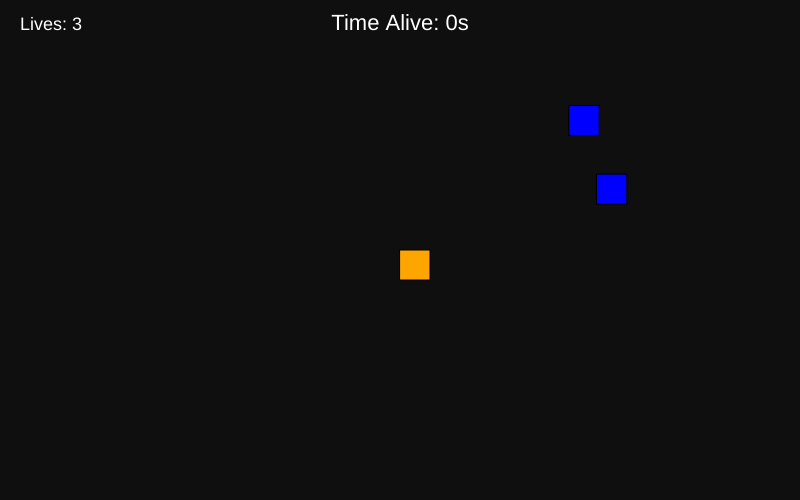
Frame 1 (no input)
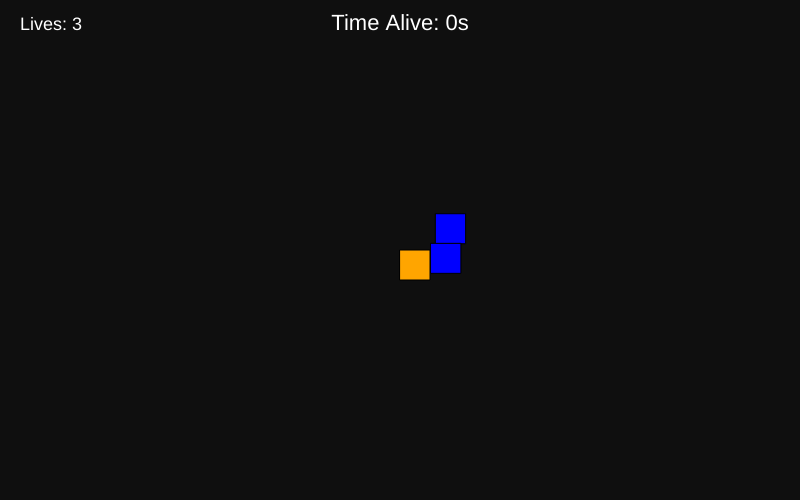
Frame 60 (no input)
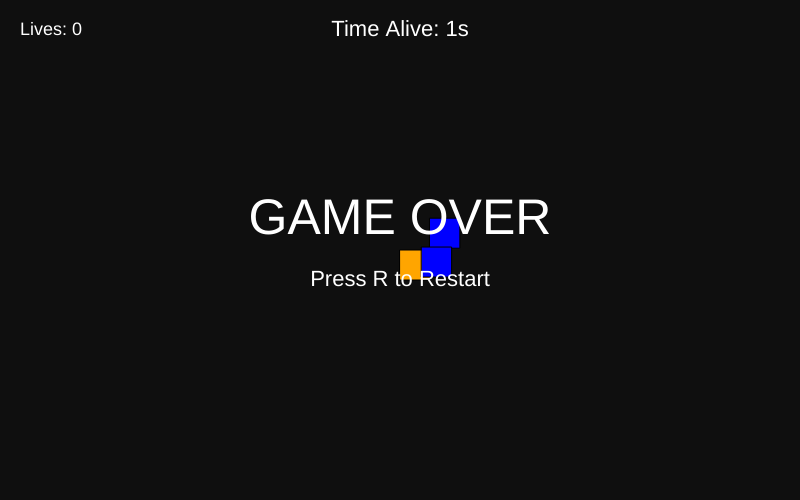
Frame 120 (the mouse pressed at the canvas centre since frame 60)

The p5.js sketch that drew these frames (run headless with seeded random() and noise() and a simulated clock; from frame 60 on, the mouse is pressed at the canvas centre):

// p5.js sketch
// ── sketch.js
let player;

let enemies = [];

let bullets = [];


let playerSize = 30;

let enemySize = 30;

let bulletSize = 8;


let speed = 9;

let lives = 3;


let gameOver = false;

let startTime = 0;

let survivedTime = 0;


let bossActive = false;

let shootCooldown = 0;


// Boss cycle timers

let bossStartTime = 0;

let bossCooldownStart = 0;


function setup() {

  createCanvas(800, 500);

  resetGame();

}


function draw() {

  background(15);


  if (!gameOver) {

    updatePlayer();

    updateEnemies();

    updateBullets();

    checkCollisions();


    survivedTime = floor((millis() - startTime) / 1000);

    activateBossMode();


    if (shootCooldown > 0) shootCooldown--;

  }


  drawPlayer();

  drawEnemies();

  drawBullets();

  drawUI();

}


function resetGame() {

  player = createVector(width / 2, height / 2);

  enemies = [];

  bullets = [];

  lives = 3;

  gameOver = false;

  bossActive = false;

  startTime = millis();

  survivedTime = 0;

  shootCooldown = 0;


  bossStartTime = 0;

  bossCooldownStart = 0;


  for (let i = 0; i < 2; i++) spawnEnemy(3);

}


function spawnEnemy(baseSpeed) {

  enemies.push({

    pos: createVector(random(width), random(height)),

    speed: baseSpeed,

    alive: true,

    respawnTimer: 0

  });

}


function updatePlayer() {

  if (keyIsDown(LEFT_ARROW)) player.x -= speed;

  if (keyIsDown(RIGHT_ARROW)) player.x += speed;

  if (keyIsDown(UP_ARROW)) player.y -= speed;

  if (keyIsDown(DOWN_ARROW)) player.y += speed;


  player.x = constrain(player.x, 0, width - playerSize);

  player.y = constrain(player.y, 0, height - playerSize);

}


function updateEnemies() {


  for (let enemy of enemies) {


    if (!enemy.alive) {

      enemy.respawnTimer--;

      if (enemy.respawnTimer <= 0) {

        enemy.pos = createVector(random(width), random(height));

        enemy.alive = true;

      }

      continue;

    }


    let direction = p5.Vector.sub(player, enemy.pos);

    direction.normalize();

    direction.mult(enemy.speed);

    enemy.pos.add(direction);

  }


  // Enemy-to-enemy collision (bounce apart)

  for (let i = 0; i < enemies.length; i++) {

    for (let j = i + 1; j < enemies.length; j++) {


      let e1 = enemies[i];

      let e2 = enemies[j];


      if (!e1.alive || !e2.alive) continue;


      let d = dist(e1.pos.x, e1.pos.y, e2.pos.x, e2.pos.y);

      let minDist = enemySize;


      if (d < minDist) {


        let push = p5.Vector.sub(e1.pos, e2.pos);

        push.normalize();

        push.mult((minDist - d) / 2);


        e1.pos.add(push);

        e2.pos.sub(push);

      }

    }

  }

}


function updateBullets() {

  for (let bullet of bullets) {

    bullet.pos.add(bullet.vel);

  }


  bullets = bullets.filter(b =>

    b.pos.x > 0 && b.pos.x < width &&

    b.pos.y > 0 && b.pos.y < height

  );

}


function keyPressed() {

  if (key === ' ') {

    if (shootCooldown === 0 && !gameOver) {


      let angle = random(TWO_PI);

      let dir = p5.Vector.fromAngle(angle);

      dir.mult(12);


      bullets.push({

        pos: createVector(player.x + playerSize / 2, player.y + playerSize / 2),

        vel: dir

      });


      shootCooldown = 15;

    }

  }


  if (key === 'r' || key === 'R') resetGame();

}


function activateBossMode() {


  if (!bossActive && survivedTime >= 30 && bossStartTime === 0) {

    bossActive = true;

    bossStartTime = survivedTime;


    for (let i = 0; i < 2; i++) spawnEnemy(5);

  }


  if (bossActive) {

    if (survivedTime - bossStartTime >= 20) {

      bossActive = false;

      bossCooldownStart = survivedTime;

    }

  } else {

    if (bossCooldownStart > 0 && survivedTime - bossCooldownStart >= 30) {

      bossActive = true;

      bossStartTime = survivedTime;


      for (let i = 0; i < 2; i++) spawnEnemy(5);

    }

  }

}


function checkCollisions() {

  for (let enemy of enemies) {

    if (!enemy.alive) continue;


    if (

      player.x < enemy.pos.x + enemySize &&

      player.x + playerSize > enemy.pos.x &&

      player.y < enemy.pos.y + enemySize &&

      player.y + playerSize > enemy.pos.y

    ) {

      lives--;

      player = createVector(width / 2, height / 2);

      if (lives <= 0) gameOver = true;

    }


    for (let bullet of bullets) {

      if (

        bullet.pos.x > enemy.pos.x &&

        bullet.pos.x < enemy.pos.x + enemySize &&

        bullet.pos.y > enemy.pos.y &&

        bullet.pos.y < enemy.pos.y + enemySize

      ) {

        enemy.alive = false;

        enemy.respawnTimer = 600;

      }

    }

  }

}


function drawPlayer() {

  fill("orange");

  rect(player.x, player.y, playerSize, playerSize);

}


function drawEnemies() {

  for (let enemy of enemies) {

    if (!enemy.alive) continue;

    fill(bossActive && enemy.speed >= 5 ? "purple" : "blue");

    rect(enemy.pos.x, enemy.pos.y, enemySize, enemySize);

  }

}


function drawBullets() {

  fill("yellow");

  for (let bullet of bullets) ellipse(bullet.pos.x, bullet.pos.y, bulletSize);

}


function drawUI() {

  fill(255);

  textSize(18);

  textAlign(LEFT);

  text("Lives: " + lives, 20, 30);


  textAlign(CENTER);

  textSize(22);

  text("Time Alive: " + survivedTime + "s", width / 2, 30);


  if (bossActive) {

    fill("red");

    text("BOSS MODE", width / 2, 60);

  }


  if (gameOver) {

    textAlign(CENTER, CENTER);

    textSize(50);

    text("GAME OVER", width / 2, height / 2 - 30);

    textSize(22);

    text("Press R to Restart", width / 2, height / 2 + 30);

  }

}


// ── style.css
html, body {
  margin: 0;
  padding: 0;
}
canvas {
  display: block;
}


  .student-text {
    margin: 24px auto;
    max-width: 800px;
    padding: 16px;
    line-height: 1.6;
    background: #f5f5f5;
    color: #222;
    border-radius: 8px;
  }
